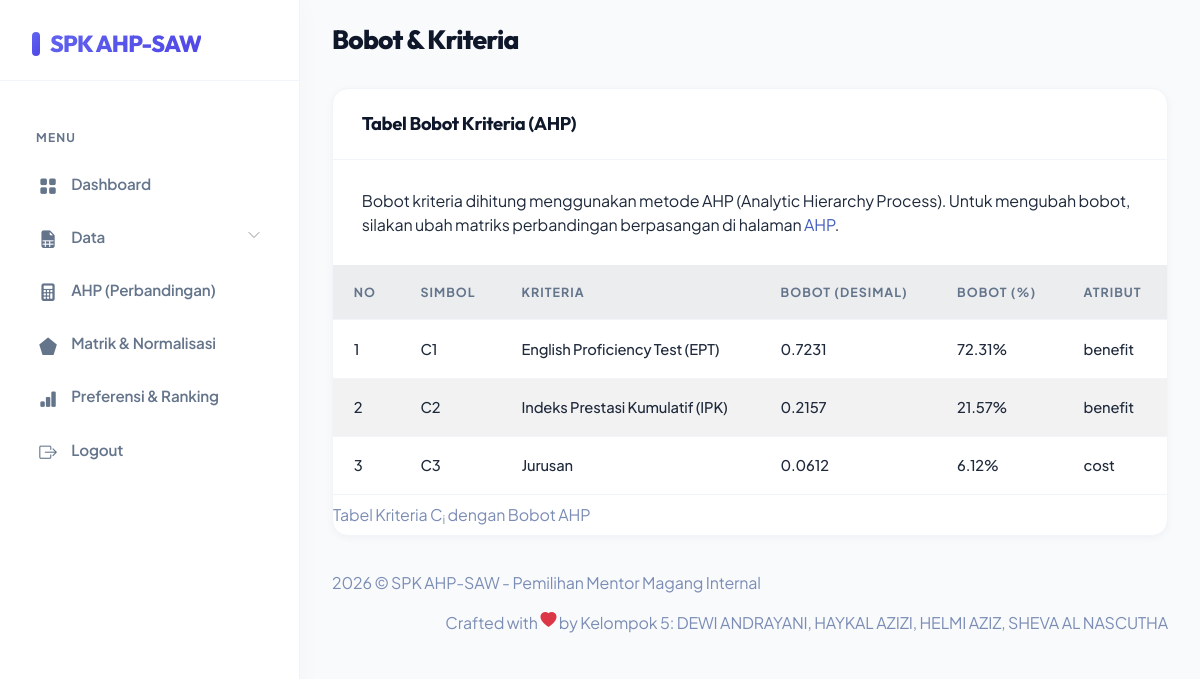
/bobot.php (signed in), run on the app's committed database.
### tables this page shows
CREATE TABLE `saw_criterias` (
  `id_criteria` tinyint(3) UNSIGNED NOT NULL AUTO_INCREMENT,
  `criteria` varchar(100) NOT NULL,
  `weight` float NOT NULL,
  `attribute` set('benefit','cost') DEFAULT NULL,
  PRIMARY KEY (`id_criteria`)
);

### bobot.php (the view, shortened to what this page needs)
<!DOCTYPE html>
<html lang="en">
  <?php
require "layout/head.php";
require "include/conn.php";
?>
  <body>
    <div id="app">
      <?php require "layout/sidebar.php";?>
      <div id="main">
        <div class="page-heading">
          <h3>Bobot &amp; Kriteria</h3>
        </div>
        <div class="page-content">
          <section class="row">
            <div class="col-12">
              <div class="card">
                <div class="card-header">
                  <h4 class="card-title">Tabel Bobot Kriteria (AHP)</h4>
                </div>
                <div class="card-content">
                  <div class="card-body">
                    <p class="card-text">
                      Bobot kriteria dihitung menggunakan metode AHP (Analytic Hierarchy Process).
                      Untuk mengubah bobot, silakan ubah matriks perbandingan berpasangan di halaman
                      <a href="ahp.php">AHP</a>.
                    </p>
                  </div>
                  <div class="table-responsive">
                    <table class="table table-striped mb-0">
                    <caption>
                        Tabel Kriteria C<sub>i</sub> dengan Bobot AHP
                    </caption>
                    <tr>
                      <th>No</th>
                      <th>Simbol</th>
                      <th>Kriteria</th>
                      <th>Bobot (Desimal)</th>
                      <th>Bobot (%)</th>
                      <th>Atribut</th>
                    </tr>
                    <?php
$sql = 'SELECT id_criteria,criteria,weight,attribute FROM saw_criterias ORDER BY id_criteria';
$result = $db->query($sql);
$i = 0;
while ($row = $result->fetch_object()) {
    $weightDecimal = number_format($row->weight, 4);
    $weightPercent = number_format($row->weight * 100, 2) . '%';
    echo "<tr>
        <td class='right'>" . (++$i) . "</td>
        <td class='center'>C{$i}</td>
        <td>{$row->criteria}</td>
        <td>{$weightDecimal}</td>
        <td>{$weightPercent}</td>
        <td>{$row->attribute}</td>
      </tr>\n";
}
?>
                    </table>
                  </div>
                </div>
              </div>
            </div>
          </section>
        </div>
        <?php require "layout/footer.php";?>
      </div>
    </div>
  </body>
</html>

### assets/css/app.css (style rules this page uses)
.card { margin-bottom:2.2rem;border:none }
.card .card-header { border:none }
.card .card-header h4 { font-size:1.2rem;font-weight:700 }
.card .card-content { position:relative }
.card .card-title { font-size:1.2rem }
.card .card-body { padding:1.5rem }
.dataTable-table td,.dataTable-table thead th,.table td,.table thead th { vertical-align:middle }
#main { margin-left:300px;padding:2rem }
.page-heading { margin:0 0 2rem }
.page-heading h3 { font-weight:700 }
a { text-decoration:none }

### assets/css/modern-custom.css (style rules this page uses)
:root { --primary: #4f46e5; --primary-light: #eeebff; --primary-gradient: linear-gradient(135deg, #6366f1, #4f46e5); --secondary: #0ea5e9; --success: #10b981; --success-light: #ecfdf5; --warning: #f59e0b; --danger: #ef4444; --dark: #0f172a; --light-bg: #f8fafc; --card-bg: #ffffff; --border-color: #f1f5f9; --text-primary: #1e293b; --text-muted: #64748b; --sidebar-bg: #ffffff; --sidebar-hover: #f1f5f9; --shadow-sm: 0 2px 8px rgba(15, 23, 42, 0.04); --shadow-md: 0 10px 25px -5px rgba(15, 23, 42, 0.05), 0 8px 10px -6px rgba(15, 23, 42, 0.05); --shadow-lg: 0 20px 40px -15px rgba(99, 102, 241, 0.12); --transition: all 0.25s cubic-bezier(0.4, 0, 0.2, 1); }
body { font-family: 'Plus Jakarta Sans', 'Outfit', 'Nunito', sans-serif !important; background-color: var(--light-bg) !important; color: var(--text-primary) !important; letter-spacing: -0.01em; }
h1, h2, h3, h4, h5, h6 { font-family: 'Outfit', sans-serif !important; font-weight: 700; letter-spacing: -0.02em; color: var(--dark); }
@media screen and (min-width: 1200px) { #main { padding-top: 1.5rem !important; } }
.card { background: var(--card-bg) !important; border-radius: 16px !important; border: 1px solid var(--border-color) !important; box-shadow: var(--shadow-sm) !important; transition: var(--transition) !important; overflow: hidden; }
.card .card-header { background-color: transparent !important; border-bottom: 1px solid var(--border-color); padding: 1.5rem 1.8rem !important; }
.card .card-header h4 { margin-bottom: 0; font-weight: 700; font-size: 1.15rem; color: var(--dark); }
.card .card-body { padding: 1.8rem !important; }
.page-heading { margin-bottom: 2rem; }
.page-heading h3 { font-size: 1.65rem; font-weight: 800; color: var(--dark); letter-spacing: -0.03em; }
.table { margin-bottom: 0; }
.table th { background-color: #f8fafc !important; color: var(--text-muted) !important; font-size: 0.78rem !important; text-transform: uppercase !important; letter-spacing: 0.08em !important; font-weight: 700 !important; padding: 1.1rem 1.3rem !important; border-bottom: 1px solid var(--border-color) !important; }
.table td { padding: 1.1rem 1.3rem !important; vertical-align: middle !important; color: var(--text-primary); font-weight: 500; border-bottom: 1px solid var(--border-color); font-size: 0.92rem; }

### data on the page
saw_criterias: criteria "English Proficiency Test (EPT)", weight "0.7231", weight "72.31%", attribute "benefit"
saw_criterias: criteria "Indeks Prestasi Kumulatif (IPK)", weight "0.2157", weight "21.57%", attribute "benefit"
saw_criterias: criteria "Jurusan", weight "0.0612", weight "6.12%", attribute "cost"
